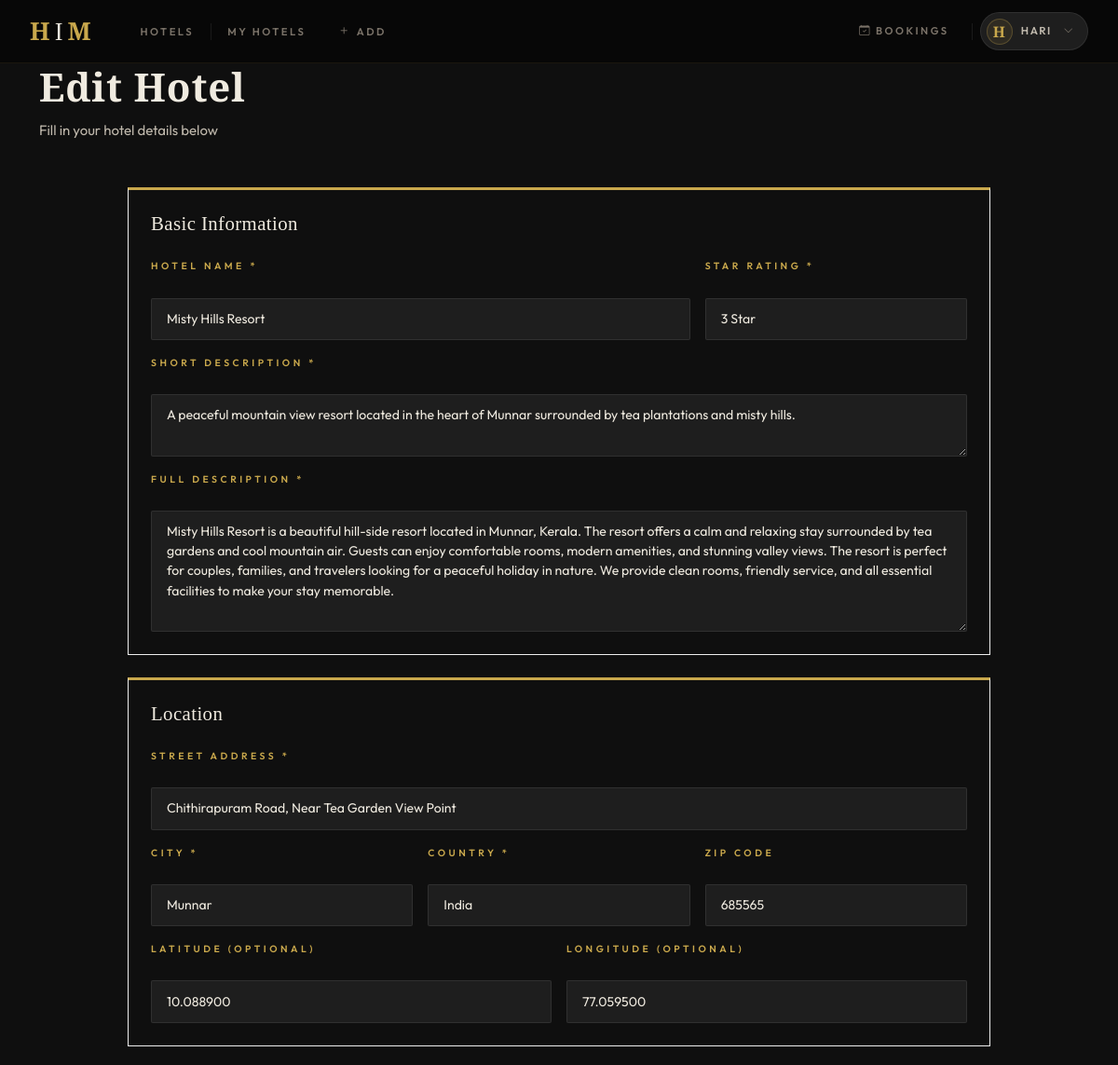
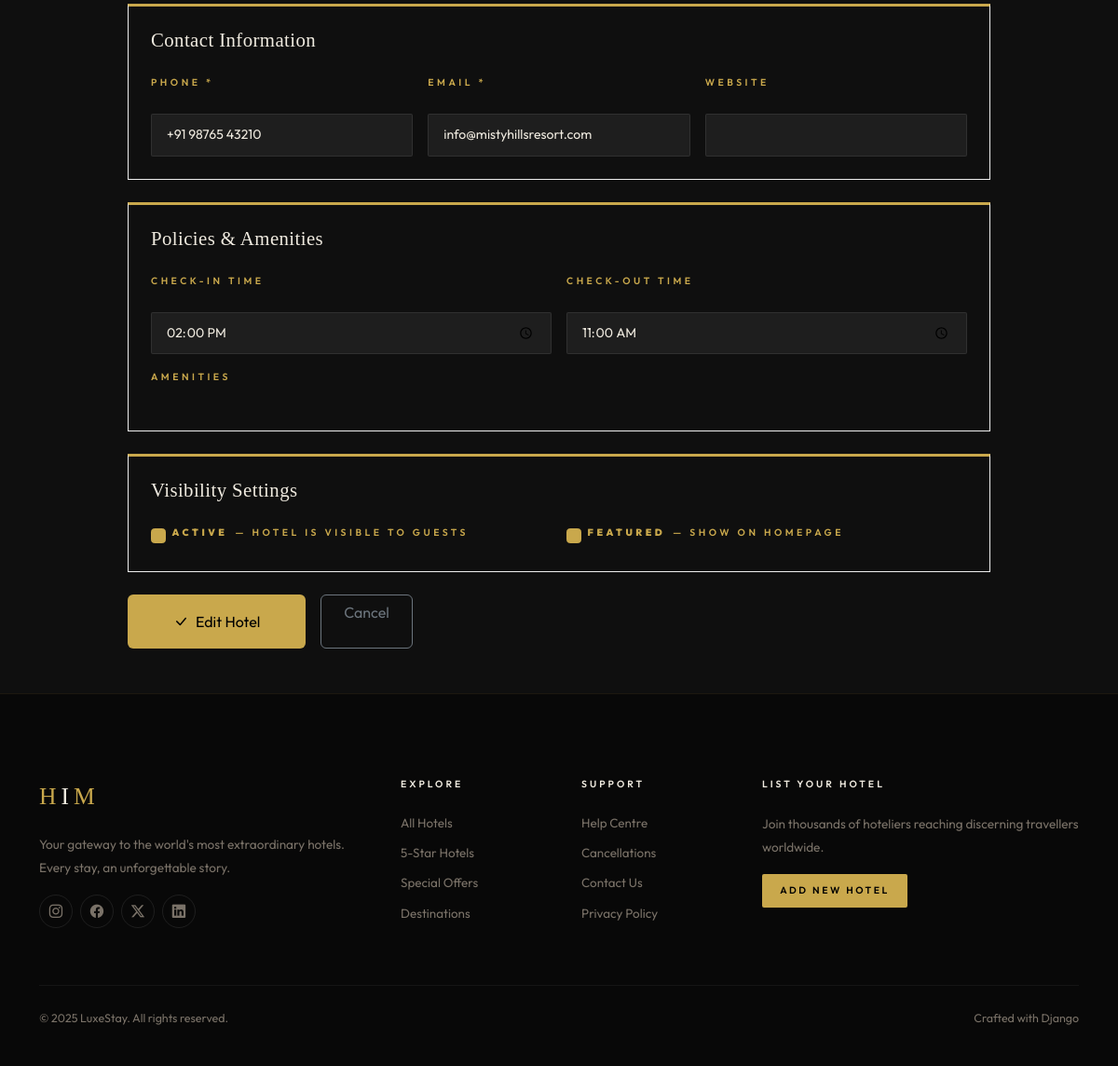
The app's page /hotels/misty-hills-resort/edit/ (signed in) with its own data (2 pictures, top to bottom).
### hotels/models.py (models this page shows, shortened)
class Hotel(models.Model):
    STAR_CHOICES = [(i, f'{i} Star') for i in range(1, 6)]
    owner = models.ForeignKey(User, on_delete=models.CASCADE, related_name='hotels')
    name = models.CharField(max_length=200)
    slug = models.SlugField(unique=True, blank=True)
    description = models.TextField()
    short_description = models.CharField(max_length=300)
    address = models.CharField(max_length=300)
    city = models.CharField(max_length=100)
    country = models.CharField(max_length=100)
    zip_code = models.CharField(max_length=20)
    phone = models.CharField(max_length=20)
    email = models.EmailField()
    website = models.URLField(blank=True)
    stars = models.IntegerField(choices=STAR_CHOICES, default=3)
    amenities = models.ManyToManyField(Amenity, blank=True)
    check_in_time = models.TimeField(default='14:00')
    check_out_time = models.TimeField(default='11:00')
    is_active = models.BooleanField(default=True)
    is_featured = models.BooleanField(default=False)
    latitude = models.DecimalField(max_digits=9, decimal_places=6, null=True, blank=True)
    longitude = models.DecimalField(max_digits=9, decimal_places=6, null=True, blank=True)
    created_at = models.DateTimeField(auto_now_add=True)
    updated_at = models.DateTimeField(auto_now=True)
    class Meta:
        ordering = ['-is_featured', '-created_at']

### hotels/views.py (the view)
# urls.py: path('hotels/<slug:slug>/edit/', views.hotel_edit, name='admin_hotel_edit'),
@login_required
def hotel_edit(request, slug):
    hotel = get_object_or_404(Hotel, slug=slug, owner=request.user)
    if request.method == 'POST':
        form = HotelForm(request.POST, instance=hotel)
        if form.is_valid():
            form.save()
            messages.success(request, 'Hotel updated successfully!')
            return redirect('hotel_manage', slug=hotel.slug)
    else:
        form = HotelForm(instance=hotel)
    return render(request, 'hotels/hotel_form.html', {'form': form, 'hotel': hotel, 'title': 'Edit Hotel'})

### accounts/context_processors.py (called while the page is built)
def pending_approvals(request):
    count = 0
    if request.user.is_authenticated and request.user.is_staff:
        count = UserProfile.objects.filter(role='hotel_owner', owner_approval_status='pending').count()
    return {'pending_approvals_count': count}

### accounts/models.py (called while the page is built)
    @property
    def is_hotel_owner(self):
        return self.role == 'hotel_owner' and self.owner_approval_status == 'approved'

### templates/hotels/hotel_form.html (shortened to what this page needs)
{% extends 'base.html' %}
{% block content %}
<div class="page-header">
    <div class="container">
        <h2>{{ title }}</h2>
        <p class=" mb-0">Fill in your hotel details below</p>
    </div>
</div>
<div class="container my-5">
    <div class="row justify-content-center">
        <div class="col-lg-10">
            <form method="post" enctype="multipart/form-data">
                <div class="p-4 mb-4" style="border: 1px solid #eee; border-top: 3px solid var(--gold);">
                    <h5 class="mb-4" style="font-family:'Playfair Display',serif;">Basic Information</h5>
                    <div class="row g-3">
                        <div class="col-md-8">
                            <label class="filter-panel-title">Hotel Name *</label>
                            {{ form.name }}
                        </div>
                        <div class="col-md-4">
                            <label class="filter-panel-title">Star Rating *</label>
                            {{ form.stars }}
                        </div>
                        <div class="col-12">
                            <label class="filter-panel-title">Short Description *</label>
                            {{ form.short_description }}
                        </div>
                        <div class="col-12">
                            <label class="filter-panel-title">Full Description *</label>
                            {{ form.description }}
                        </div>
                    </div>
                </div>
                <div class="p-4 mb-4" style="border: 1px solid #eee; border-top: 3px solid var(--gold);">
                    <h5 class="mb-4" style="font-family:'Playfair Display',serif;">Location</h5>
                    <div class="row g-3">
                        <div class="col-12">
                            <label class="filter-panel-title ">Street Address *</label>
                            {{ form.address }}
                        </div>
                        <div class="col-md-4">
                            <label class="filter-panel-title">City *</label>
                            {{ form.city }}
                        </div>
                        <div class="col-md-4">
                            <label class="filter-panel-title ">Country *</label>
                            {{ form.country }}
                        </div>
                        <div class="col-md-4">
                            <label class="filter-panel-title">ZIP Code</label>
                            {{ form.zip_code }}
                        </div>
                        <div class="col-md-6">
                            <label class="filter-panel-title">Latitude (optional)</label>
                            {{ form.latitude }}
                        </div>
                        <div class="col-md-6">
                            <label class="filter-panel-title">Longitude (optional)</label>
                            {{ form.longitude }}
                        </div>
                    </div>
                </div>
                <div class="p-4 mb-4" style="border: 1px solid #eee; border-top: 3px solid var(--gold);">
                    <h5 class="mb-4" style="font-family:'Playfair Display',serif;">Contact Information</h5>
                    <div class="row g-3">
                        <div class="col-md-4">
                            <label class="filter-panel-title">Phone *</label>
                            {{ form.phone }}
                        </div>
                        <div class="col-md-4">
                            <label class="filter-panel-title">Email *</label>
                            {{ form.email }}
                        </div>
                        <div class="col-md-4">
                            <label class="filter-panel-title">Website</label>
                            {{ form.website }}
                        </div>
                    </div>
                </div>
                <div class="p-4 mb-4" style="border: 1px solid #eee; border-top: 3px solid var(--gold);">
                    <h5 class="mb-4" style="font-family:'Playfair Display',serif;">Policies & Amenities</h5>
                    <div class="row g-3">
                        <div class="col-md-6">
                            <label class="filter-panel-title">Check-in Time</label>
                            {{ form.check_in_time }}
                        </div>
                        <div class="col-md-6">
                            <label class="filter-panel-title">Check-out Time</label>
                            {{ form.check_out_time }}
                        </div>
                        <div class="col-12">
                            <label class="filter-panel-title">Amenities</label>
                        </div>
                    </div>
                </div>
                <div class="p-4 mb-4" style="border: 1px solid #eee; border-top: 3px solid var(--gold);">
                    <h5 class="mb-4" style="font-family:'Playfair Display',serif;">Visibility Settings</h5>
                    <div class="row g-3">
                        <div class="col-md-6">
                            <div class="form-check">
                                {{ form.is_active }}
                                <label class="filter-panel-title" for="{{ form.is_active.id_for_label }}">
                                    <strong>Active</strong> — Hotel is visible to guests
                                </label>
                            </div>
                        </div>
                        <div class="col-md-6">
                            <div class="form-check">
                                {{ form.is_featured }}
                                <label class="filter-panel-title" for="{{ form.is_featured.id_for_label }}">
                                    <strong>Featured</strong> — Show on homepage
                                </label>
                            </div>
                        </div>
                    </div>
                </div>
                <div class="d-flex gap-3">
                    <button type="submit" class="btn btn-gold px-5 py-3">
                        <i class="bi bi-check-lg me-2"></i>{{ title }}
                    </button>
                    <a href="{% url 'hotel_dashboard' %}" class="btn btn-outline-secondary px-4">Cancel</a>
                </div>
            </form>
        </div>
    </div>
</div>
{% endblock %}

### templates/base.html (shortened to what this page needs)
{% load static %}
<!DOCTYPE html>
<html lang="en">
<head>
  <link href="https://cdn.jsdelivr.net/npm/bootstrap@5.3.2/dist/css/bootstrap.min.css" rel="stylesheet">
  <link href="https://cdn.jsdelivr.net/npm/bootstrap-icons@1.11.3/font/bootstrap-icons.css" rel="stylesheet">
  <link href="{% static 'css/luxe.css' %}" rel="stylesheet">
</head>
<body>
<header class="ls-nav">
  <div class="ls-nav-inner">
    <a href="{% url 'home' %}" class="ls-brand">H<em>I</em>M</a>
    <ul class="ls-nav-links d-none d-lg-flex ms-2">
      <li><a href="{% url 'hotel_list' %}" class="ls-nav-link">Hotels</a></li>
      {% if user.is_authenticated and user.profile.is_hotel_owner %}
      <li><a href="{% url 'hotel_dashboard' %}" class="ls-nav-link">My Hotels</a></li>
      <li><a href="{% url 'hotel_create' %}" class="ls-nav-link"><i class="bi bi-plus me-1" style="font-size:.9rem;"></i>Add</a></li>
      {% endif %}
    </ul>
    <div class="ms-auto d-none d-lg-flex align-items-center gap-2">
      {% if user.is_authenticated %}
        <a href="{% url 'my_bookings' %}" class="ls-nav-link"><i class="bi bi-calendar-check me-1"></i>Bookings</a>
        <div class="ls-dropdown">
          <div class="ls-avatar-pill" tabindex="0">
            <div class="ls-avatar">{{ user.first_name.0|default:user.username.0|upper }}</div>
            {{ user.first_name|default:user.username|truncatechars:12 }}
            <i class="bi bi-chevron-down ms-1" style="font-size:.65rem;color:var(--ink-3);"></i>
          </div>
        </div>
      {% else %}
        <a href="{% url 'login' %}" class="btn-ls btn-ghost sm">Sign In</a>
        <a href="{% url 'register' %}" class="btn-ls btn-gold sm">Register</a>
      {% endif %}
    </div>
  </div>
</header>
{% block content %}{% endblock %}
<footer class="ls-footer">
  <div class="container">
    <div class="row g-5">
      <div class="col-lg-4">
        <span class="footer-brand">H<em>I</em>M</span>
        <p class="footer-text">Your gateway to the world's most extraordinary hotels. Every stay, an unforgettable story.</p>
        <div class="d-flex gap-2 mt-3">
          <a href="#" class="footer-social"><i class="bi bi-instagram"></i></a>
          <a href="#" class="footer-social"><i class="bi bi-facebook"></i></a>
          <a href="#" class="footer-social"><i class="bi bi-twitter-x"></i></a>
          <a href="#" class="footer-social"><i class="bi bi-linkedin"></i></a>
        </div>
      </div>
      <div class="col-lg-2 col-6">
        <div class="footer-heading">Explore</div>
        <a href="{% url 'hotel_list' %}" class="footer-link">All Hotels</a>
        <a href="{% url 'hotel_list' %}?stars=5" class="footer-link">5-Star Hotels</a>
        <a href="#" class="footer-link">Special Offers</a>
        <a href="#" class="footer-link">Destinations</a>
      </div>
      <div class="col-lg-2 col-6">
        <div class="footer-heading">Support</div>
        <a href="#" class="footer-link">Help Centre</a>
        <a href="#" class="footer-link">Cancellations</a>
        <a href="#" class="footer-link">Contact Us</a>
        <a href="#" class="footer-link">Privacy Policy</a>
      </div>
      <div class="col-lg-4">
        <div class="footer-heading">List Your Hotel</div>
        <p class="footer-text mb-3">Join thousands of hoteliers reaching discerning travellers worldwide.</p>
        {% if not user.is_authenticated %}
        <a href="{% url 'register' %}" class="btn-ls btn-gold sm">Get Started Free</a>
        {% elif user.profile.is_hotel_owner %}
        <a href="{% url 'hotel_create' %}" class="btn-ls btn-gold sm">Add New Hotel</a>
        {% endif %}
      </div>
    </div>
    <div class="footer-bottom d-flex justify-content-between flex-wrap gap-2">
      <span>© 2025 LuxeStay. All rights reserved.</span>
      <span>Crafted with Django</span>
    </div>
  </div>
</footer>
</body>
</html>

### records on screen
Hotel: name "Misty Hills Resort", stars "3 Star", short_description "A peaceful mountain view resort located in the heart of Munnar surrounded by tea plantations and misty hills.", description "Misty Hills Resort is a beautiful hill-side resort located in Munnar, Kerala. The resort offers a calm and relaxing stay surrounded by tea gardens and cool mountain air. Guests can enjoy comfortable rooms, modern amenities, and stunning valley views. The resort is perfect for couples, families, and travelers looking for a peaceful holiday in nature. We provide clean rooms, friendly service, and all essential facilities to make your stay memorable.", address "Chithirapuram Road, Near Tea Garden View Point", city "Munnar", country "India", zip_code "685565", latitude "10.088900", longitude "77.059500", phone "+91 98765 43210", email "info@mistyhillsresort.com", check_in_time "14:00:00", check_out_time "11:00:00", is_active "☑", is_featured "☑"

### other values on screen
{{ user.first_name.0|default:user.username.0|upper }} "H"
{{ user.first_name|default:user.username|truncatechars:12 }} "HARI"
{{ title }} "Edit Hotel"
